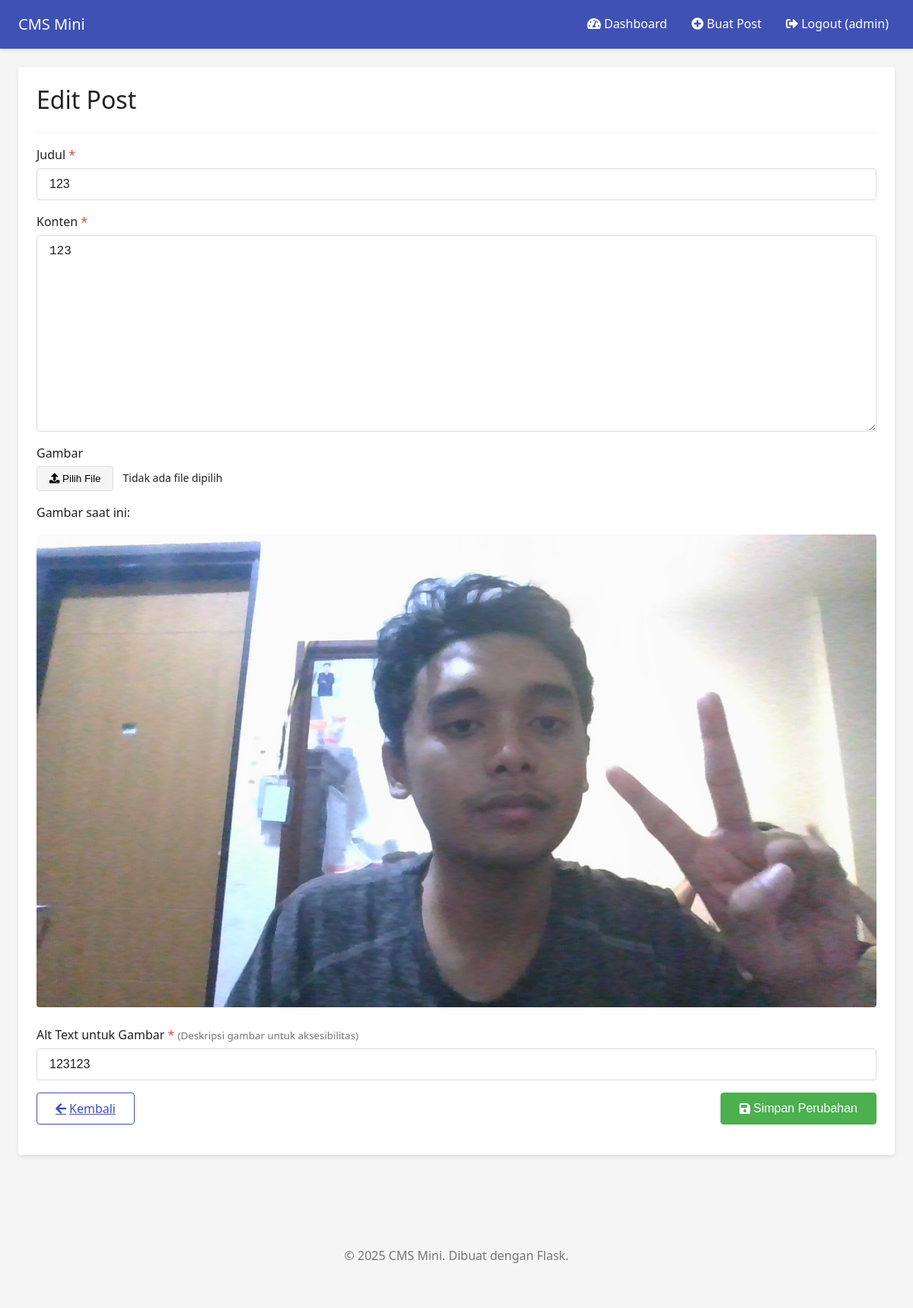
Page /post/edit/1 (signed in) on the committed database.
### app.py (models this page shows, shortened)
class User(UserMixin, db.Model):
    id = db.Column(db.Integer, primary_key=True)
    username = db.Column(db.String(80), unique=True, nullable=False)
    password_hash = db.Column(db.String(128), nullable=False)
    role = db.Column(db.String(10), nullable=False)  # admin/editor
    posts = db.relationship('Post', backref='author', lazy=True, cascade='all, delete-orphan')
    def is_admin(self):
        return self.role == 'admin'
    def can_edit_post(self, post):
        return self.is_admin() or post.author_id == self.id

class Post(db.Model):
    id = db.Column(db.Integer, primary_key=True)
    title = db.Column(db.String(200), nullable=False)
    content = db.Column(db.Text, nullable=False)
    image_filename = db.Column(db.String(200))
    image_alt_text = db.Column(db.String(200))
    created_at = db.Column(db.DateTime, default=datetime.utcnow)
    updated_at = db.Column(db.DateTime, default=datetime.utcnow, onupdate=datetime.utcnow)
    author_id = db.Column(db.Integer, db.ForeignKey('user.id'), nullable=False)

### app.py (the view)
@app.route('/post/edit/<int:post_id>', methods=['GET', 'POST'])
@login_required
def edit_post(post_id):
    post = Post.query.get_or_404(post_id)
    if not current_user.can_edit_post(post):
        flash('Anda tidak memiliki izin untuk mengedit post ini!', 'danger')
        return redirect(url_for('dashboard'))
    form_data = {}
    errors = {}
    if request.method == 'POST':
        title = request.form.get('title', '').strip()
        content = request.form.get('content', '').strip()
        image = request.files.get('image')
        image_alt_text = request.form.get('image_alt_text', '').strip()
        form_data = {
            'title': title,
            'content': content,
            'image_alt_text': image_alt_text
        }
        if not title:
            errors['title'] = 'Judul tidak boleh kosong'
        if not content:
            errors['content'] = 'Konten tidak boleh kosong'
        if post.image_filename and not image_alt_text:
            errors['image_alt_text'] = 'Alt text diperlukan untuk aksesibilitas gambar'
        if image and image.filename:
            if not allowed_file(image.filename):
                errors['image'] = 'Format file tidak didukung. Gunakan PNG, JPG, JPEG, atau GIF'
            elif not image_alt_text:
                errors['image_alt_text'] = 'Alt text diperlukan untuk aksesibilitas gambar'
        if not errors:
            try:
                post.title = title
                post.content = content
                post.image_alt_text = image_alt_text
                if image and image.filename:
                    ext = image.filename.rsplit('.', 1)[1].lower()
                    filename = f"{uuid.uuid4().hex}.{ext}"
                    image.save(os.path.join(app.config['UPLOAD_FOLDER'], filename))
                    if post.image_filename:
                        old_image_path = os.path.join(app.config['UPLOAD_FOLDER'], post.image_filename)
                        if os.path.exists(old_image_path):
                            os.remove(old_image_path)
                    post.image_filename = filename
                db.session.commit()
                flash('Post berhasil diperbarui!', 'success')
                return redirect(url_for('view_post', post_id=post.id))
            except Exception as e:
                db.session.rollback()
                flash(f'Terjadi kesalahan: {str(e)}', 'danger')
    else:
        form_data = {
            'title': post.title,
            'content': post.content,
            'image_alt_text': post.image_alt_text or ''
        }
    return render_template('post_form.html', is_edit=True, post=post, form_data=form_data, errors=errors)

### app.py (called while the page is built)
@app.context_processor
def utility_processor():
    return {
        'format_date': format_date,
        'now': datetime.utcnow()
    }

@login_manager.user_loader
def load_user(user_id):
    return User.query.get(int(user_id))

### templates/post_form.html (shortened to what this page needs)
{% extends 'base.html' %}
{% block content %}
<div class="card">
    <div class="card-header">
        <h1>{{ 'Edit Post' if is_edit else 'Buat Post Baru' }}</h1>
    </div>
    <form method="post" enctype="multipart/form-data" novalidate>
        <div class="form-group">
            <label for="title" class="form-label">Judul <span class="text-danger">*</span></label>
            <input type="text" id="title" name="title"
                   class="form-control {% if errors.title %}is-invalid{% endif %}"
                   value="{{ form_data.title }}" required>
        </div>
        <div class="form-group">
            <label for="content" class="form-label">Konten <span class="text-danger">*</span></label>
            <textarea id="content" name="content" rows="10"
                      class="form-control {% if errors.content %}is-invalid{% endif %}" required>{{ form_data.content }}</textarea>
        </div>
        <div class="form-group">
            <label for="image" class="form-label">Gambar {{ '(Opsional)' if not is_edit or not post.image_filename else '' }}</label>
            <div class="file-input-wrapper">
                <button type="button" class="file-input-button">
                    <i class="fas fa-upload"></i> Pilih File
                </button>
            </div>
            {% if is_edit and post.image_filename %}
                <div class="mt-2">
                    <p>Gambar saat ini:</p>
                    <img src="{{ url_for('uploaded_file', filename=post.image_filename) }}"
                         alt="{{ post.image_alt_text }}" class="post-image">
                </div>
            {% endif %}
        </div>
        <div class="form-group">
            <label for="image_alt_text" class="form-label">Alt Text untuk Gambar
                <span class="text-danger">{{ '*' if is_edit and post.image_filename else '' }}</span>
                <small class="text-medium">(Deskripsi gambar untuk aksesibilitas)</small>
            </label>
            <input type="text" id="image_alt_text" name="image_alt_text"
                   class="form-control {% if errors.image_alt_text %}is-invalid{% endif %}"
                   value="{{ form_data.image_alt_text }}"
                   {{ 'required' if is_edit and post.image_filename else '' }}>
        </div>
        <div class="form-group d-flex justify-between">
            <a href="{{ url_for('dashboard') }}" class="btn btn-outline-primary btn-cancel">
                <i class="fas fa-arrow-left btn-icon"></i> Kembali
            </a>
            <button type="submit" class="btn btn-success">
                <i class="fas fa-save btn-icon"></i> {{ 'Simpan Perubahan' if is_edit else 'Buat Post' }}
            </button>
        </div>
    </form>
</div>
{% endblock %}

### templates/base.html (shortened to what this page needs)
<!DOCTYPE html>
<html lang="id">
<head>
    <link rel="stylesheet" href="{{ url_for('static', filename='css/main.css') }}">
    <link rel="stylesheet" href="{{ url_for('static', filename='css/modal.css') }}">
    <link rel="stylesheet" href="https://cdnjs.cloudflare.com/ajax/libs/font-awesome/5.15.4/css/all.min.css">
</head>
<body>
    {% if current_user.is_authenticated %}
    <nav class="navbar">
        <a href="{{ url_for('dashboard') }}" class="navbar-brand">CMS Mini</a>
        <ul class="navbar-nav">
            <li class="nav-item">
                <a href="{{ url_for('dashboard') }}" class="nav-link {% if request.endpoint == 'dashboard' %}active{% endif %}">
                    <i class="fas fa-tachometer-alt"></i> Dashboard
                </a>
            </li>
            <li class="nav-item">
                <a href="{{ url_for('create_post') }}" class="nav-link {% if request.endpoint == 'create_post' %}active{% endif %}">
                    <i class="fas fa-plus-circle"></i> Buat Post
                </a>
            </li>
            <li class="nav-item">
                <a href="{{ url_for('logout') }}" class="nav-link">
                    <i class="fas fa-sign-out-alt"></i> Logout ({{ current_user.username }})
                </a>
            </li>
        </ul>
    </nav>
    {% endif %}
    <main id="main-content" class="container">
        {% block content %}{% endblock %}
    </main>
    <footer class="footer bg-light p-3 mt-5">
        <div class="container">
            <p class="text-center text-medium">&copy; {{ now.year }} CMS Mini. Dibuat dengan Flask.</p>
        </div>
    </footer>
</body>
</html>

### static/css/main.css (style rules this page uses)
:root { --primary: #3f51b5; --primary-dark: #303f9f; --primary-light: #c5cae9; --secondary: #ff4081; --secondary-dark: #f50057; --success: #4caf50; --danger: #f44336; --warning: #ff9800; --info: #2196f3; --dark: #212121; --medium: #757575; --light: #f5f5f5; --white: #ffffff; --font-family: 'Segoe UI', Roboto, 'Helvetica Neue', Arial, sans-serif; --font-size-base: 16px; --font-size-small: 0.875rem; --font-size-large: 1.25rem; --font-size-xlarge: 1.5rem; --font-size-xxlarge: 2rem; --spacing-xs: 0.25rem; --spacing-sm: 0.5rem; --spacing-md: 1rem; --spacing-lg: 1.5rem; --spacing-xl: 2rem; --border-radius: 4px; --transition-speed: 0.3s; }
* { box-sizing: border-box; margin: 0; padding: 0; }
html { font-size: var(--font-size-base); }
body { font-family: var(--font-family); line-height: 1.6; color: var(--dark); background-color: var(--light); min-height: 100vh; }
h1, h2, h3, h4, h5, h6 { margin-bottom: var(--spacing-md); font-weight: 500; line-height: 1.2; color: var(--dark); }
h1 { font-size: var(--font-size-xxlarge); }
p { margin-bottom: var(--spacing-md); }
.container { width: 100%; max-width: 1200px; margin: 0 auto; padding: var(--spacing-lg); }
.justify-between { justify-content: space-between; }
.mt-2 { margin-top: var(--spacing-sm); }
.mt-5 { margin-top: var(--spacing-xl); }
.p-3 { padding: var(--spacing-md); }
.card { background-color: var(--white); border-radius: var(--border-radius); box-shadow: 0 2px 5px rgba(0, 0, 0, 0.1); padding: var(--spacing-lg); margin-bottom: var(--spacing-lg); }
.card-header { margin-bottom: var(--spacing-md); padding-bottom: var(--spacing-sm); border-bottom: 1px solid var(--light); }
.navbar { display: flex; justify-content: space-between; align-items: center; padding: var(--spacing-md) var(--spacing-lg); background-color: var(--primary); color: var(--white); box-shadow: 0 2px 5px rgba(0, 0, 0, 0.1); }
.navbar-brand { font-size: var(--font-size-large); font-weight: 500; color: var(--white); text-decoration: none; }
.navbar-nav { display: flex; list-style: none; }
.nav-item { margin-left: var(--spacing-md); }
.nav-link { color: var(--white); text-decoration: none; padding: var(--spacing-xs) var(--spacing-sm); border-radius: var(--border-radius); transition: background-color var(--transition-speed); }
.form-group { margin-bottom: var(--spacing-md); }
.form-label { display: block; margin-bottom: var(--spacing-xs); font-weight: 500; }
.form-control { display: block; width: 100%; padding: var(--spacing-sm) var(--spacing-md); font-size: var(--font-size-base); line-height: 1.5; color: var(--dark); background-color: var(--white); border: 1px solid #ddd; border-radius: var(--border-radius); transition: border-color var(--transition-speed); }
.btn { display: inline-flex; align-items: center; justify-content: center; font-weight: 500; text-align: center; white-space: nowrap; vertical-align: middle; user-select: none; border: 1px solid transparent; padding: var(--spacing-sm) var(--spacing-lg); font-size: var(--font-size-base); line-height: 1.5; border-radius: var(--border-radius); transition: all var(--transition-speed); cursor: pointer; }
.btn-icon { margin-right: var(--spacing-xs); }
.btn-success { color: var(--white); background-color: var(--success); border-color: var(--success); }
.btn-outline-primary { color: var(--primary); background-color: transparent; border-color: var(--primary); }
.text-center { text-align: center; }
.text-danger { color: var(--danger); }
.text-medium { color: var(--medium); }
.bg-light { background-color: var(--light); }
.d-flex { display: flex; }
.post-image { max-width: 100%; height: auto; border-radius: var(--border-radius); }
.file-input-wrapper { position: relative; overflow: hidden; display: inline-block; }
.file-input-button { display: inline-block; padding: var(--spacing-sm) var(--spacing-md); background-color: var(--light); border: 1px solid #ddd; border-radius: var(--border-radius); cursor: pointer; }

### rows in the picture
User: username "admin"
Post: title "123", content "123", image_filename (picture), image_filename "*", image_alt_text "123123"

### other values in the picture
{{ 'Edit Post' if is_edit else 'Buat Post Baru' }} "Edit Post"
{{ 'Simpan Perubahan' if is_edit else 'Buat Post' }} "Simpan Perubahan"
